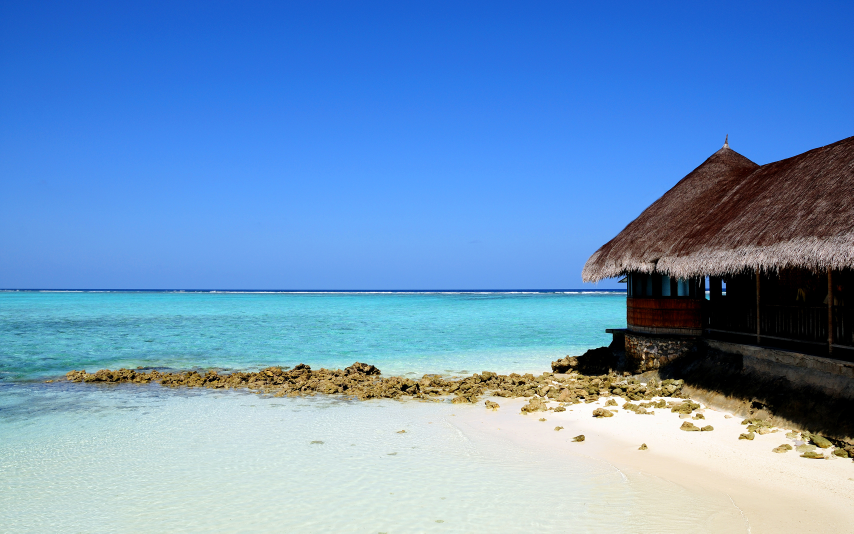
#> input picture home_task/img/7.jpg, 2560 x 1600 px, given in place of CFancy.jpg, which was not available (shown at 1/3 size)
$ python simple_filters.py
#> lines starting #> are read from the running program, lines starting #| are printed output that depends on the picture
from  PIL import Image
from random import randint


def constrain(val, min_val, max_val):
    return min(max_val, max(min_val, val))

#ч-б
def black(r,g,b,bl):
	mid = (r+g+b) // 3
	if mid > (255 + bl) // 2:
		r, g, b = 255, 255, 255
	else:
		r, g, b = 0, 0, 0
	return r, g, b

#сепия
def sepia(r,g,b,dep):
	mid = (r+g+b) // 3
	r, g, b = mid + dep * 2, mid + dep, mid
	r = constrain(r,0,255)
	g = constrain(g,0,255)
	b = constrain(b,0,255)
	return r, g, b
#шум
def noise(r,g,b,fac):
	rand = randint(-fac,fac)
	r, g, b = r + rand, g + rand, b + rand
	r = constrain(r,0,255)
	g = constrain(g,0,255)
	b = constrain(b,0,255)
	return r, g, b

#яркость
def brightness(r,g,b,br):
	r, g, b = r + br, g + br, b + br
	r = constrain(r,0,255)
	g = constrain(g,0,255)
	b = constrain(b,0,255)
	return r, g, b

def corner(r,g,b,i,j,x,y,dim):
	rand = randint(0,9)
	if i not in range(dim, x-dim) or j not in range(dim, y-dim):
		if not rand:
			r, g, b = 0, 0, 0
	return r, g, b

im = Image.open("CFancy.jpg")
#> im is the input picture: PIL image 2560x1600 RGB; mean R, G, B 108.4, 150.5, 195
pixels = im.load()
x, y = im.size
#> x = 2560; y = 1600
print("Введите название фильтра: black, sepia, noise, bright, corner")
mode = input()
if mode == "black":
    bl = int(input("Введите параметр: "))
if mode == "sepia":
    dep = int(input("Введите глубину: "))
if mode == "noise":
    fac = int(input("Введите степень шума: "))
if mode == "bright":
    br = int(input("Введите знчаение яркости: "))

for i in range(x):
	for j in range(y):

		r, g, b = pixels[i, j]
		#чб
		if mode == "black":
			pixels[i, j] = black(r,g,b,bl)

		#сепия
		elif mode == "sepia":
			pixels[i, j] = sepia(r,g,b,dep)

		#шум
		elif mode == "noise":
			pixels[i, j] = noise(r,g,b,fac)

		#яркость
		elif mode == "bright":
			pixels[i, j] = brightness(r,g,b,br)

		elif mode == "corner":
			pixels[i, j] = corner(r,g,b,i,j,x,y,50)
		else:
			if (r+g+b) // 3 > 100:
				r, g, b = r//3, g//3, 255
			else:
				r, g, b = r//2, g//2, b//2
			pixels[i, j] = r, g, b

im.save("CFancy2.jpg")
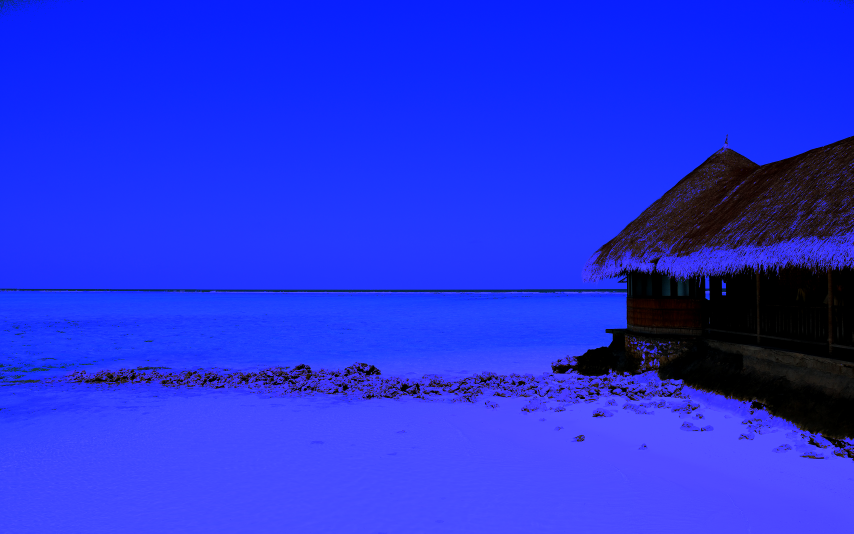
#> saved as CFancy2.jpg: PIL image 2560x1600 RGB (shown at 1/3 size); mean R, G, B 36.7, 50.5, 224.2
im.show()

$ run again, on home_task/img/small-image.jpg
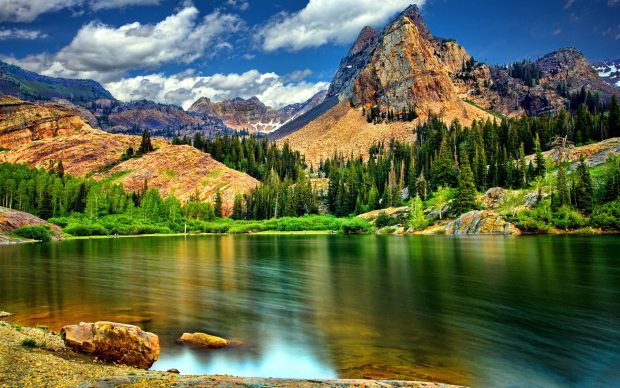
#> input picture home_task/img/small-image.jpg, 620 x 388 px, given in place of CFancy.jpg, which was not available
#> im is the input picture: PIL image 620x388 RGB; mean R, G, B 94.8, 105.1, 75.3
#> `im.save("CFancy2.jpg")`:
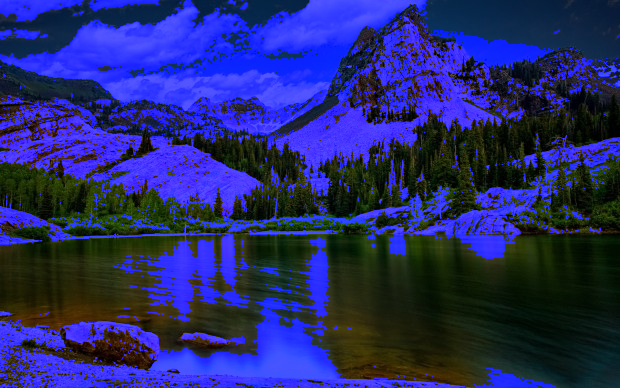
#> saved as CFancy2.jpg: PIL image 620x388 RGB; mean R, G, B 37.2, 42.4, 109.3
